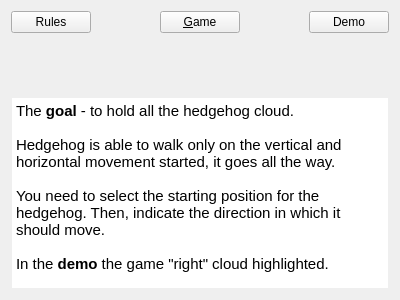
<?xml version="1.0" encoding="UTF-8"?>
<ui version="4.0">
 <class>HelpScreen</class>
 <widget class="QWidget" name="HelpScreen">
  <property name="geometry">
   <rect>
    <x>0</x>
    <y>0</y>
    <width>400</width>
    <height>300</height>
   </rect>
  </property>
  <property name="windowTitle">
   <string>Form</string>
  </property>
  <property name="styleSheet">
   <string notr="true"/>
  </property>
  <layout class="QGridLayout" name="gridLayout">
   <item row="1" column="0">
    <widget class="GameHelpWidget" name="demo" native="true"/>
   </item>
   <item row="0" column="0">
    <layout class="QHBoxLayout" name="horizontalLayout">
     <item>
      <widget class="QPushButton" name="rulesButton">
       <property name="styleSheet">
        <string notr="true"/>
       </property>
       <property name="text">
        <string>Rules</string>
       </property>
      </widget>
     </item>
     <item>
      <spacer name="horizontalSpacer">
       <property name="orientation">
        <enum>Qt::Horizontal</enum>
       </property>
       <property name="sizeHint" stdset="0">
        <size>
         <width>40</width>
         <height>20</height>
        </size>
       </property>
      </spacer>
     </item>
     <item>
      <widget class="QPushButton" name="menuButton">
       <property name="text">
        <string>&amp;Game</string>
       </property>
      </widget>
     </item>
     <item>
      <spacer name="horizontalSpacer_2">
       <property name="orientation">
        <enum>Qt::Horizontal</enum>
       </property>
       <property name="sizeHint" stdset="0">
        <size>
         <width>40</width>
         <height>20</height>
        </size>
       </property>
      </spacer>
     </item>
     <item>
      <widget class="QPushButton" name="demoButton">
       <property name="styleSheet">
        <string notr="true"/>
       </property>
       <property name="text">
        <string>Demo</string>
       </property>
      </widget>
     </item>
    </layout>
   </item>
   <item row="2" column="0">
    <widget class="QTextEdit" name="rules">
     <property name="sizePolicy">
      <sizepolicy hsizetype="Preferred" vsizetype="Preferred">
       <horstretch>0</horstretch>
       <verstretch>0</verstretch>
      </sizepolicy>
     </property>
     <property name="minimumSize">
      <size>
       <width>0</width>
       <height>0</height>
      </size>
     </property>
     <property name="maximumSize">
      <size>
       <width>16777215</width>
       <height>16777215</height>
      </size>
     </property>
     <property name="palette">
      <palette>
       <active>
        <colorrole role="WindowText">
         <brush brushstyle="SolidPattern">
          <color alpha="255">
           <red>0</red>
           <green>0</green>
           <blue>0</blue>
          </color>
         </brush>
        </colorrole>
        <colorrole role="Button">
         <brush brushstyle="SolidPattern">
          <color alpha="0">
           <red>186</red>
           <green>189</green>
           <blue>183</blue>
          </color>
         </brush>
        </colorrole>
        <colorrole role="Light">
         <brush brushstyle="SolidPattern">
          <color alpha="0">
           <red>255</red>
           <green>255</green>
           <blue>255</blue>
          </color>
         </brush>
        </colorrole>
        <colorrole role="Midlight">
         <brush brushstyle="SolidPattern">
          <color alpha="0">
           <red>220</red>
           <green>222</green>
           <blue>219</blue>
          </color>
         </brush>
        </colorrole>
        <colorrole role="Dark">
         <brush brushstyle="SolidPattern">
          <color alpha="0">
           <red>93</red>
           <green>94</green>
           <blue>91</blue>
          </color>
         </brush>
        </colorrole>
        <colorrole role="Mid">
         <brush brushstyle="SolidPattern">
          <color alpha="0">
           <red>124</red>
           <green>126</green>
           <blue>122</blue>
          </color>
         </brush>
        </colorrole>
        <colorrole role="Text">
         <brush brushstyle="SolidPattern">
          <color alpha="255">
           <red>0</red>
           <green>0</green>
           <blue>0</blue>
          </color>
         </brush>
        </colorrole>
        <colorrole role="BrightText">
         <brush brushstyle="SolidPattern">
          <color alpha="0">
           <red>255</red>
           <green>255</green>
           <blue>255</blue>
          </color>
         </brush>
        </colorrole>
        <colorrole role="ButtonText">
         <brush brushstyle="SolidPattern">
          <color alpha="255">
           <red>0</red>
           <green>0</green>
           <blue>0</blue>
          </color>
         </brush>
        </colorrole>
        <colorrole role="Base">
         <brush brushstyle="SolidPattern">
          <color alpha="255">
           <red>255</red>
           <green>255</green>
           <blue>255</blue>
          </color>
         </brush>
        </colorrole>
        <colorrole role="Window">
         <brush brushstyle="SolidPattern">
          <color alpha="0">
           <red>186</red>
           <green>189</green>
           <blue>183</blue>
          </color>
         </brush>
        </colorrole>
        <colorrole role="Shadow">
         <brush brushstyle="SolidPattern">
          <color alpha="255">
           <red>0</red>
           <green>0</green>
           <blue>0</blue>
          </color>
         </brush>
        </colorrole>
        <colorrole role="AlternateBase">
         <brush brushstyle="SolidPattern">
          <color alpha="127">
           <red>220</red>
           <green>222</green>
           <blue>219</blue>
          </color>
         </brush>
        </colorrole>
        <colorrole role="ToolTipBase">
         <brush brushstyle="SolidPattern">
          <color alpha="255">
           <red>255</red>
           <green>255</green>
           <blue>220</blue>
          </color>
         </brush>
        </colorrole>
        <colorrole role="ToolTipText">
         <brush brushstyle="SolidPattern">
          <color alpha="255">
           <red>0</red>
           <green>0</green>
           <blue>0</blue>
          </color>
         </brush>
        </colorrole>
       </active>
       <inactive>
        <colorrole role="WindowText">
         <brush brushstyle="SolidPattern">
          <color alpha="255">
           <red>0</red>
           <green>0</green>
           <blue>0</blue>
          </color>
         </brush>
        </colorrole>
        <colorrole role="Button">
         <brush brushstyle="SolidPattern">
          <color alpha="0">
           <red>186</red>
           <green>189</green>
           <blue>183</blue>
          </color>
         </brush>
        </colorrole>
        <colorrole role="Light">
         <brush brushstyle="SolidPattern">
          <color alpha="0">
           <red>255</red>
           <green>255</green>
           <blue>255</blue>
          </color>
         </brush>
        </colorrole>
        <colorrole role="Midlight">
         <brush brushstyle="SolidPattern">
          <color alpha="0">
           <red>220</red>
           <green>222</green>
           <blue>219</blue>
          </color>
         </brush>
        </colorrole>
        <colorrole role="Dark">
         <brush brushstyle="SolidPattern">
          <color alpha="0">
           <red>93</red>
           <green>94</green>
           <blue>91</blue>
          </color>
         </brush>
        </colorrole>
        <colorrole role="Mid">
         <brush brushstyle="SolidPattern">
          <color alpha="0">
           <red>124</red>
           <green>126</green>
           <blue>122</blue>
          </color>
         </brush>
        </colorrole>
        <colorrole role="Text">
         <brush brushstyle="SolidPattern">
          <color alpha="255">
           <red>0</red>
           <green>0</green>
           <blue>0</blue>
          </color>
         </brush>
        </colorrole>
        <colorrole role="BrightText">
         <brush brushstyle="SolidPattern">
          <color alpha="0">
           <red>255</red>
           <green>255</green>
           <blue>255</blue>
          </color>
         </brush>
        </colorrole>
        <colorrole role="ButtonText">
         <brush brushstyle="SolidPattern">
          <color alpha="255">
           <red>0</red>
           <green>0</green>
           <blue>0</blue>
          </color>
         </brush>
        </colorrole>
        <colorrole role="Base">
         <brush brushstyle="SolidPattern">
          <color alpha="255">
           <red>255</red>
           <green>255</green>
           <blue>255</blue>
          </color>
         </brush>
        </colorrole>
        <colorrole role="Window">
         <brush brushstyle="SolidPattern">
          <color alpha="0">
           <red>186</red>
           <green>189</green>
           <blue>183</blue>
          </color>
         </brush>
        </colorrole>
        <colorrole role="Shadow">
         <brush brushstyle="SolidPattern">
          <color alpha="255">
           <red>0</red>
           <green>0</green>
           <blue>0</blue>
          </color>
         </brush>
        </colorrole>
        <colorrole role="AlternateBase">
         <brush brushstyle="SolidPattern">
          <color alpha="127">
           <red>220</red>
           <green>222</green>
           <blue>219</blue>
          </color>
         </brush>
        </colorrole>
        <colorrole role="ToolTipBase">
         <brush brushstyle="SolidPattern">
          <color alpha="255">
           <red>255</red>
           <green>255</green>
           <blue>220</blue>
          </color>
         </brush>
        </colorrole>
        <colorrole role="ToolTipText">
         <brush brushstyle="SolidPattern">
          <color alpha="255">
           <red>0</red>
           <green>0</green>
           <blue>0</blue>
          </color>
         </brush>
        </colorrole>
       </inactive>
       <disabled>
        <colorrole role="WindowText">
         <brush brushstyle="SolidPattern">
          <color alpha="0">
           <red>93</red>
           <green>94</green>
           <blue>91</blue>
          </color>
         </brush>
        </colorrole>
        <colorrole role="Button">
         <brush brushstyle="SolidPattern">
          <color alpha="0">
           <red>186</red>
           <green>189</green>
           <blue>183</blue>
          </color>
         </brush>
        </colorrole>
        <colorrole role="Light">
         <brush brushstyle="SolidPattern">
          <color alpha="0">
           <red>255</red>
           <green>255</green>
           <blue>255</blue>
          </color>
         </brush>
        </colorrole>
        <colorrole role="Midlight">
         <brush brushstyle="SolidPattern">
          <color alpha="0">
           <red>220</red>
           <green>222</green>
           <blue>219</blue>
          </color>
         </brush>
        </colorrole>
        <colorrole role="Dark">
         <brush brushstyle="SolidPattern">
          <color alpha="0">
           <red>93</red>
           <green>94</green>
           <blue>91</blue>
          </color>
         </brush>
        </colorrole>
        <colorrole role="Mid">
         <brush brushstyle="SolidPattern">
          <color alpha="0">
           <red>124</red>
           <green>126</green>
           <blue>122</blue>
          </color>
         </brush>
        </colorrole>
        <colorrole role="Text">
         <brush brushstyle="SolidPattern">
          <color alpha="0">
           <red>93</red>
           <green>94</green>
           <blue>91</blue>
          </color>
         </brush>
        </colorrole>
        <colorrole role="BrightText">
         <brush brushstyle="SolidPattern">
          <color alpha="0">
           <red>255</red>
           <green>255</green>
           <blue>255</blue>
          </color>
         </brush>
        </colorrole>
        <colorrole role="ButtonText">
         <brush brushstyle="SolidPattern">
          <color alpha="0">
           <red>93</red>
           <green>94</green>
           <blue>91</blue>
          </color>
         </brush>
        </colorrole>
        <colorrole role="Base">
         <brush brushstyle="SolidPattern">
          <color alpha="0">
           <red>186</red>
           <green>189</green>
           <blue>183</blue>
          </color>
         </brush>
        </colorrole>
        <colorrole role="Window">
         <brush brushstyle="SolidPattern">
          <color alpha="0">
           <red>186</red>
           <green>189</green>
           <blue>183</blue>
          </color>
         </brush>
        </colorrole>
        <colorrole role="Shadow">
         <brush brushstyle="SolidPattern">
          <color alpha="255">
           <red>0</red>
           <green>0</green>
           <blue>0</blue>
          </color>
         </brush>
        </colorrole>
        <colorrole role="AlternateBase">
         <brush brushstyle="SolidPattern">
          <color alpha="0">
           <red>186</red>
           <green>189</green>
           <blue>183</blue>
          </color>
         </brush>
        </colorrole>
        <colorrole role="ToolTipBase">
         <brush brushstyle="SolidPattern">
          <color alpha="255">
           <red>255</red>
           <green>255</green>
           <blue>220</blue>
          </color>
         </brush>
        </colorrole>
        <colorrole role="ToolTipText">
         <brush brushstyle="SolidPattern">
          <color alpha="255">
           <red>0</red>
           <green>0</green>
           <blue>0</blue>
          </color>
         </brush>
        </colorrole>
       </disabled>
      </palette>
     </property>
     <property name="readOnly">
      <bool>true</bool>
     </property>
     <property name="html">
      <string>&lt;!DOCTYPE HTML PUBLIC &quot;-//W3C//DTD HTML 4.0//EN&quot; &quot;http://www.w3.org/TR/REC-html40/strict.dtd&quot;&gt;
&lt;html&gt;&lt;head&gt;&lt;meta name=&quot;qrichtext&quot; content=&quot;1&quot; /&gt;&lt;style type=&quot;text/css&quot;&gt;
p, li { white-space: pre-wrap; }
&lt;/style&gt;&lt;/head&gt;&lt;body style=&quot; font-family:'Monospace'; font-size:11pt; font-weight:400; font-style:normal;&quot;&gt;
&lt;p style=&quot; margin-top:0px; margin-bottom:0px; margin-left:0px; margin-right:0px; -qt-block-indent:0; text-indent:0px;&quot;&gt;&lt;a name=&quot;result_box&quot;&gt;&lt;/a&gt;&lt;span style=&quot; font-family:'Serif';&quot;&gt;T&lt;/span&gt;&lt;span style=&quot; font-family:'Serif';&quot;&gt;he &lt;/span&gt;&lt;span style=&quot; font-family:'Serif'; font-weight:600;&quot;&gt;goal&lt;/span&gt;&lt;span style=&quot; font-family:'Serif';&quot;&gt; - to hold all the hedgehog cloud. &lt;br /&gt;&lt;br /&gt;Hedgehog is able to walk only on the vertical and horizontal movement started, it goes all the way. &lt;br /&gt;&lt;br /&gt;You need to select the starting position for the hedgehog. Then, indicate the direction in which it should move. &lt;br /&gt;&lt;br /&gt;In the &lt;/span&gt;&lt;span style=&quot; font-family:'Serif'; font-weight:600;&quot;&gt;demo&lt;/span&gt;&lt;span style=&quot; font-family:'Serif';&quot;&gt; the game &amp;quot;right&amp;quot; cloud highlighted.&lt;/span&gt;&lt;/p&gt;&lt;/body&gt;&lt;/html&gt;</string>
     </property>
     <property name="placeholderText">
      <string>Цель игры — провести ёжика по всем тучкам. В начале, вам надо выбрать начальную позицию для ежа. Затем, указывать направление, в котором он должен двигаться. Ёж умеет ходить только по вертикали и горизонтали, начав движение, он идет до упора. В демо-игре «правильные» тучки выделены цветом.</string>
     </property>
    </widget>
   </item>
  </layout>
 </widget>
 <customwidgets>
  <customwidget>
   <class>GameHelpWidget</class>
   <extends>QWidget</extends>
   <header>help/gamehelpwidget.h</header>
   <container>1</container>
  </customwidget>
 </customwidgets>
 <resources/>
 <connections/>
</ui>
